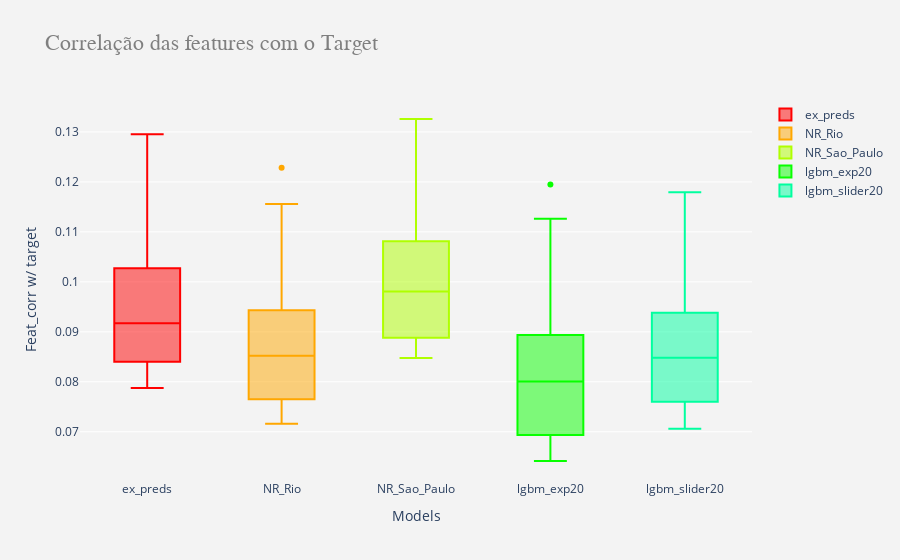

The code cell stored with this chart in its notebook:
### Code cell
visualize.plot_feat_cors(df_feat_corrs_nr, models_nr)
